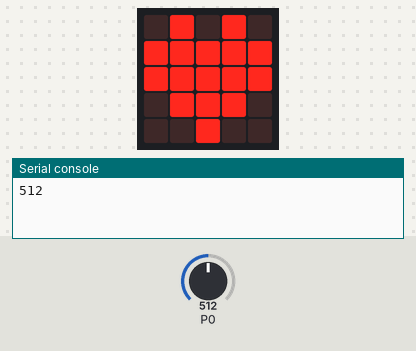
The program below on a simulated BBC micro:bit (MakeCode). Shown: the board's 5×5 LED display, the last lines printed to the serial console. The test bench sets the inputs (shaded band); at power-on: P0 = 512 (analog values on the 0–1023 scale).

Above: at 1.2 s.
1.3 s: P0 set to 310
2.8 s: P0 set to 290
At 4.2 s:
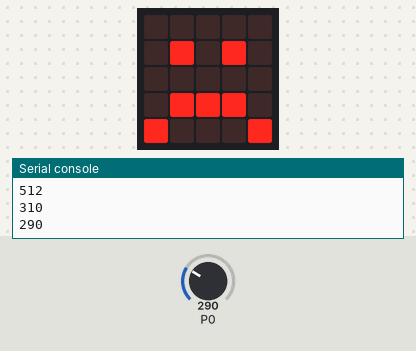
4.7 s: P0 set to 306
At 6.0 s:
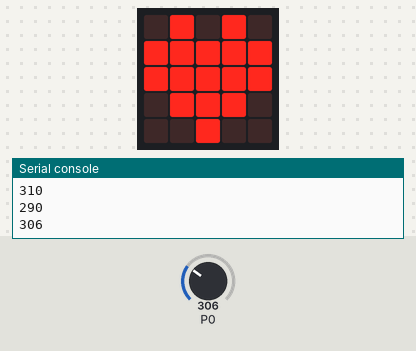
6.3 s: P0 set to 122
At 7.0 s:
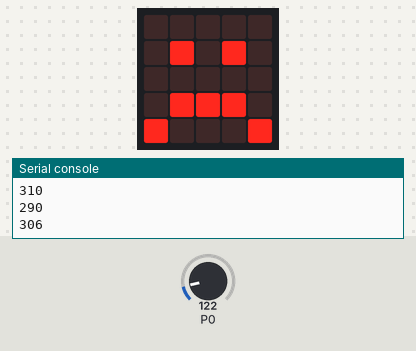
Timing chart, 0 to 8.9 s (numbered marks = the images above; inputs shaded):
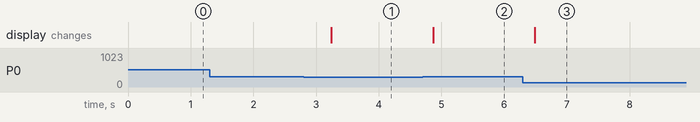

The program:

main.ts
```typescript
let humidite2 = 0
basic.forever(function () {
    humidite2 = pins.analogReadPin(AnalogPin.P0)
    if (humidite2 > 300) {
        basic.showIcon(IconNames.Heart)
    } else {
        basic.showIcon(IconNames.Sad)
    }
    serial.writeLine("" + (pins.analogReadPin(AnalogPin.P0)))
    basic.pause(1000)
})
```

test.ts
```typescript
// les tests vont ici ; cela ne sera pas compilé si ce paquet est utilisé en tant qu'extension.
```

Measured:
- the behaviour switches between 301 and 300 on P0 (found by bisection; images 0 and 1)
- after the input at 2.8 s, the display: changes after 0.44 s (image 1)
- after the input at 4.7 s, the display: changes after 0.16 s (image 2)
- after the input at 6.3 s, the display: changes after 0.19 s (image 3)
